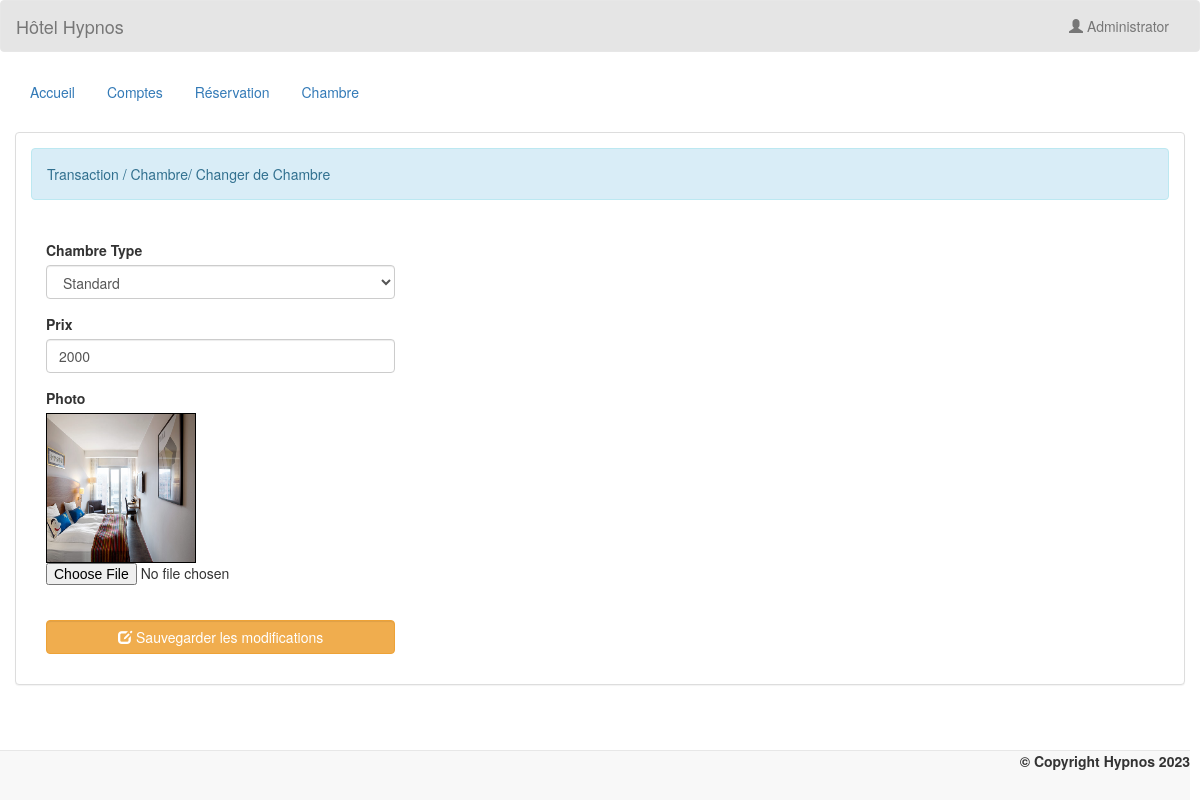
The app's page /admin/edit_room.php?room_id=1 (signed in) with its own data.
### tables this page shows
CREATE TABLE `room` (
  `room_id` int(11) NOT NULL,
  `room_type` varchar(50) NOT NULL,
  `price` varchar(11) NOT NULL,
  `photo` varchar(100) NOT NULL
);

### admin/name.php (called while the page is built)
<?php
	require 'connect.php';
	$query = $conn->query("SELECT * FROM `admin` WHERE `admin_id` = '$_SESSION[admin_id]'") or die(mysqli_error());
	$fetch = $query->fetch_array();
	$name = $fetch['name'];
?>

### admin/edit_room.php (the view, shortened to what this page needs)
<!DOCTYPE html>
<?php
	require 'name.php';
?>
<html lang = "fr">
	<head>
		<link rel = "stylesheet" type = "text/css" href = "../css/bootstrap.css " />
		<link rel = "stylesheet" type = "text/css" href = "../css/style.css" />
	</head>
<body>
	<nav style = "background-color:rgba(0, 0, 0, 0.1);" class = "navbar navbar-default">
		<div  class = "container-fluid">
			<div class = "navbar-header">
				<a class = "navbar-brand" >Hôtel Hypnos</a>
			</div>
			<ul class = "nav navbar-nav pull-right ">
				<li class = "dropdown">
					<a class="dropdown-toggle" data-toggle="dropdown" role="button" aria-haspopup="true" aria-expanded="false"><i class = "glyphicon glyphicon-user"></i> <?php echo $name;?></a>
				</li>
			</ul>
		</div>
	</nav>
	<div class = "container-fluid">
		<ul class = "nav nav-pills">
			<li><a href = "home.php">Accueil</a></li>
			<li><a href = "account.php">Comptes</a></li>
			<li><a href = "reserve.php">Réservation</a></li>
			<li><a href = "room.php">Chambre</a></li>
		</ul>
	</div>
	<br />
	<div class = "container-fluid">
		<div class = "panel panel-default">
			<div class = "panel-body">
				<div class = "alert alert-info">Transaction / Chambre/ Changer de Chambre</div>
				<br />
				<div class = "col-md-4">
					<?php
						$query = $conn->query("SELECT * FROM `room` WHERE `room_id` = '$_REQUEST[room_id]'") or die(mysqli_error());
						$fetch = $query->fetch_array();
					?>
					<form method = "POST" enctype = "multipart/form-data">
						<div class = "form-group">
							<label>Chambre Type </label>
							<select class = "form-control" required = required name = "room_type">
								<option value = "Standard" <?php if($fetch['room_type'] == "Standard"){echo "selected";}?>>Standard</option>
							</select>
						</div>
						<div class = "form-group">
							<label>Prix </label>
							<input type = "number" min = "0" max = "999999999" value = "<?php echo $fetch['price']?>" class = "form-control" name = "price" />
						</div>
						<div class = "form-group">
							<label>Photo </label>
							<div id = "preview" style = "width:150px; height :150px; border:1px solid #000;">
								<img src = "../photo/<?php echo $fetch['photo']?>" id = "lbl" width = "100%" height = "100%"/>
							</div>
							<input type = "file" required = "required" id = "photo" name = "photo" />
						</div>
						<br />
						<div class = "form-group">
							<button name = "edit_room" class = "btn btn-warning form-control"><i class = "glyphicon glyphicon-edit"></i> Sauvegarder les modifications</button>
						</div>
					</form>
				</div>
			</div>
		</div>
	</div>
	<br />
	<br />
	<div style = "text-align:right; margin-right:10px;" class = "navbar navbar-default navbar-fixed-bottom">
		<label>&copy; Copyright Hypnos 2023 </label>
	</div>
</body>
</html>

### records on screen
room: room_type "Standard", price "2000", photo (picture)

### other values on screen
$name "Administrator"
